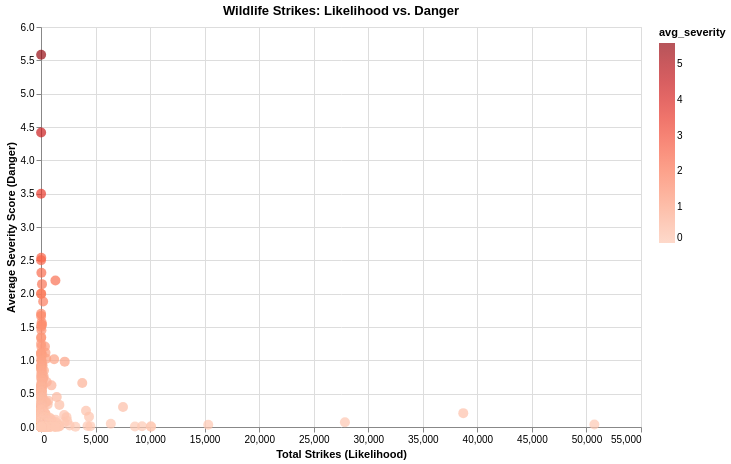

Source (notebook cell):
### Code cell
import altair as alt

chart = alt.Chart(top_danger).mark_circle(size=100).encode(
    x=alt.X('strike_count:Q', title='Total Strikes (Likelihood)'),
    y=alt.Y('avg_severity:Q', title='Average Severity Score (Danger)'),
    color=alt.Color('avg_severity:Q', scale=alt.Scale(scheme='reds')),
    tooltip=['species', 'strike_count', 'avg_severity']
).properties(
    title='Wildlife Strikes: Likelihood vs. Danger',
    width=600,
    height=400
)

chart.display()

### Figure 1 — Vega-Lite specification as saved in the notebook (floating-point values rounded to 4 significant figures; data arrays with more than 128 entries replaced by an {"elided": "..."} marker saying what was removed)
{"config": {"view": {"continuousWidth": 300, "continuousHeight": 300}}, "data": {"name": "data-d7cc64cf1ded6d0c4151187ee29dd166"}, "mark": {"type": "circle", "size": 100}, "encoding": {"color": {"field": "avg_severity", "scale": {"scheme": "reds"}, "type": "quantitative"}, "tooltip": [{"field": "species", "type": "nominal"}, {"field": "strike_count", "type": "quantitative"}, {"field": "avg_severity", "type": "quantitative"}], "x": {"field": "strike_count", "title": "Total Strikes (Likelihood)", "type": "quantitative"}, "y": {"field": "avg_severity", "title": "Average Severity Score (Danger)", "type": "quantitative"}}, "height": 400, "title": "Wildlife Strikes: Likelihood vs. Danger", "width": 600, "$schema": "https://vega.github.io/schema/vega-lite/v6.1.0.json", "datasets": {"data-d7cc64cf1ded6d0c4151187ee29dd166": {"elided": "554 records"}}}
